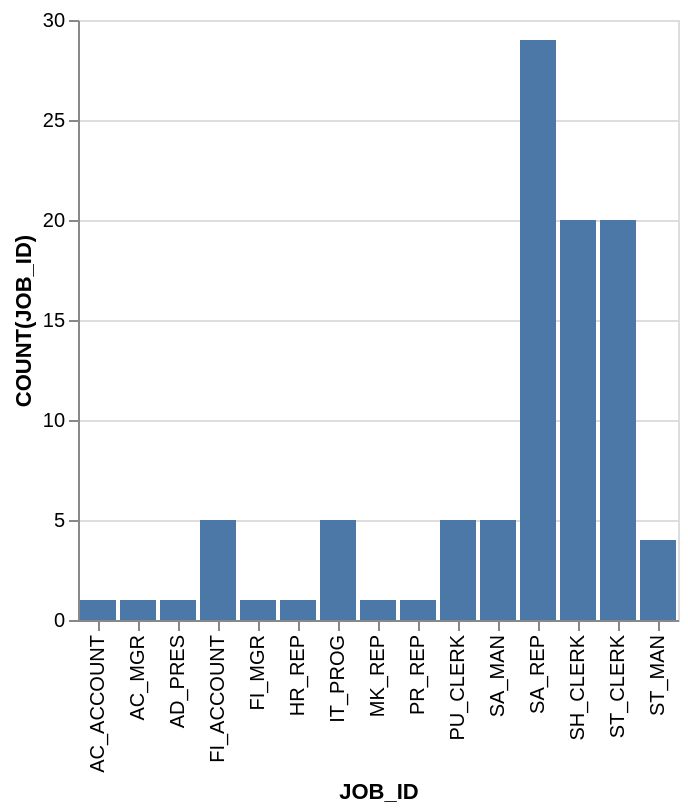

This figure's Vega-Lite source:
### Vega-Lite specification from a JSON file in a GitHub repository (floating-point values rounded to 4 significant figures)
{"data": {"values": [{"x_data": "AC_ACCOUNT", "y_data": 1}, {"x_data": "AC_MGR", "y_data": 1}, {"x_data": "AD_PRES", "y_data": 1}, {"x_data": "FI_ACCOUNT", "y_data": 5}, {"x_data": "FI_MGR", "y_data": 1}, {"x_data": "HR_REP", "y_data": 1}, {"x_data": "IT_PROG", "y_data": 5}, {"x_data": "MK_REP", "y_data": 1}, {"x_data": "PR_REP", "y_data": 1}, {"x_data": "PU_CLERK", "y_data": 5}, {"x_data": "SA_MAN", "y_data": 5}, {"x_data": "SA_REP", "y_data": 29}, {"x_data": "SH_CLERK", "y_data": 20}, {"x_data": "ST_CLERK", "y_data": 20}, {"x_data": "ST_MAN", "y_data": 4}]}, "mark": "bar", "encoding": {"x": {"field": "x_data", "type": "nominal", "title": "JOB_ID", "sort": "ascending"}, "y": {"field": "y_data", "type": "quantitative", "title": "COUNT(JOB_ID)"}}}
